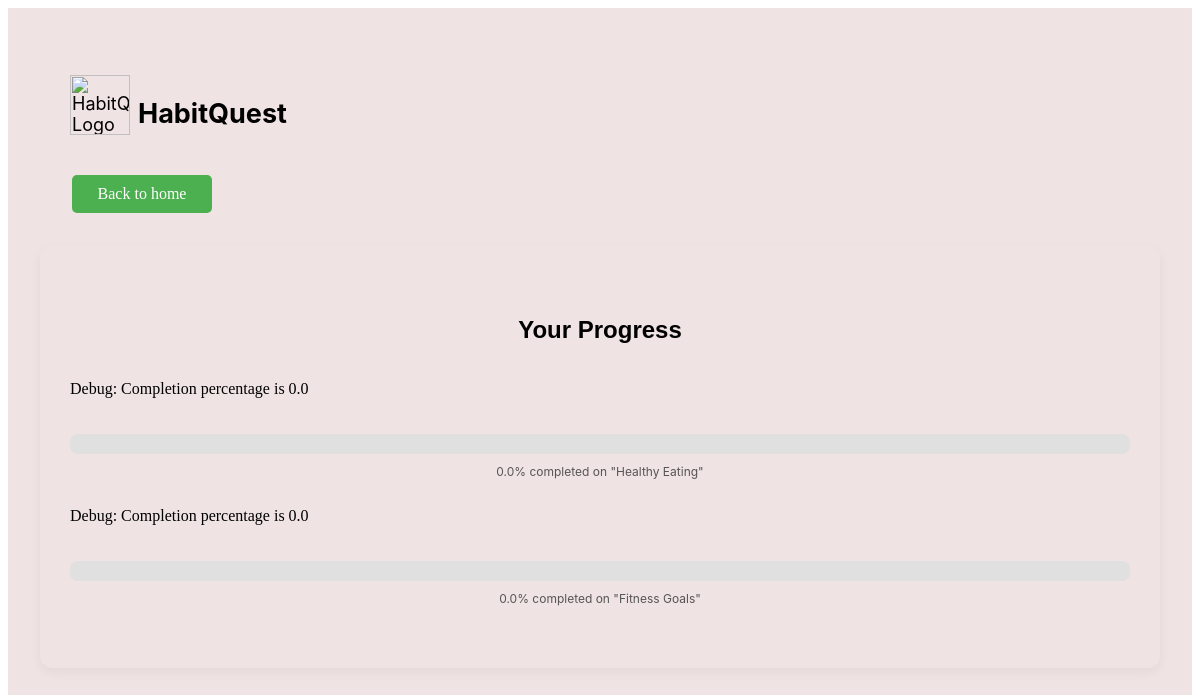
Screenshot of /progress (signed in) with the database file from the repository.
### tables this page shows
CREATE TABLE Habits (
        habit_id INTEGER PRIMARY KEY AUTOINCREMENT,
        user_id INTEGER  NULL,
        habit_name TEXT NOT NULL,
        description TEXT,
        frequency TEXT CHECK(frequency IN ('Daily', 'Weekly')),
        start_date TEXT,
        end_date TEXT,
        status TEXT CHECK(status IN ('Active', 'Inactive')),
        FOREIGN KEY(user_id) REFERENCES Users(user_id) ON DELETE CASCADE
    );

### Main.py (the view)
@app.route('/progress')
def progress():
    if 'user_id' not in session:
        flash('You need to log in first.')
        return redirect(url_for('login'))
    user_id = session['user_id']
    conn = get_db_connection()
    cursor = conn.cursor()
    cursor.execute('''
        SELECT h.habit_id, h.habit_name
        FROM Habits h
        WHERE h.user_id = ?
    ''', (user_id,))
    enrolled_habits = cursor.fetchall()
    progress_data = []
    for habit in enrolled_habits:
        habit_id = habit['habit_id']
        cursor.execute('SELECT COUNT(*) as total_tasks FROM Tasks WHERE habit_id = ? AND user_id = ?', (habit_id, user_id))
        total_tasks = cursor.fetchone()['total_tasks']
        cursor.execute('SELECT COUNT(*) as completed_tasks FROM Tasks WHERE habit_id = ? AND user_id = ? AND status = ?',
                       (habit_id, user_id, 'Completed'))
        completed_tasks = cursor.fetchone()['completed_tasks']
        completion_percentage = (completed_tasks / total_tasks * 100) if total_tasks > 0 else 0
        progress_data.append({
            'habit_name': habit['habit_name'],
            'completion_percentage': completion_percentage
        })
    conn.close()
    return render_template('progress.html', progress_data=progress_data, user=session)

### Main.py (called while the page is built)
def get_db_connection():
    conn = sqlite3.connect('habit_tracker.db')
    conn.row_factory = sqlite3.Row  # To fetch rows as dictionaries
    return conn

### templates/progress.html (shortened to what this page needs)
    <section class="progress-page">
      <header class="logo-container">
        <img src="https://cdn.builder.io/api/v1/image/assets/TEMP/eb1830b5454e0074642c040444e16c8b4efe38cc3a5289983eba32e185b3736b?placeholderIfAbsent=true&apiKey=aa3f52c3f2244f6ca05b5f4f61461c10" alt="HabitQuest Logo" class="logo">
        <h1>HabitQuest</h1>
      </header>
      <br>
      <a href="{{ url_for('index') }}" class="button">Back to home</a>
      <main class="progress-card">
        <h2 class="progress-title">Your Progress</h2>
        {% for course in progress_data %}
        <p>Debug: Completion percentage is {{ course.completion_percentage }}</p>
        <article class="progress-item">
            <div class="progress-bar">
            </div>
            <p class="progress-text">{{ course.completion_percentage | round(2) }}% completed on "{{ course.habit_name }}"</p>
        </article>
    {% endfor %}
        </main>
    </section>

### templates/progress.html (style rules this page uses)
.progress-page { background-color: #f0e3e3; display: flex; flex-direction: column; overflow: hidden; padding: 67px 62px 368px; }
.logo-container { align-self: flex-start; display: flex; gap: 8px; color: #000; font: 400 18px Inter, sans-serif; }
.logo { aspect-ratio: 1.05; object-fit: contain; object-position: center; width: 60px; }
.progress-card { border-radius: 12px; background-color: #f0e3e3; box-shadow: 0 4px 12px rgba(0, 0, 0, 0.05); align-self: center; display: flex; margin-top: 29px; width: 100%; max-width: 1264px; flex-direction: column; padding: 50px 30px; }
.progress-title { color: #000; text-align: center; font: 700 24px Poppins, sans-serif; }
.progress-item { display: flex; margin-top: 20px; width: 100%; flex-direction: column; }
.progress-bar { border-radius: 8px; background-color: #e0e0e0; display: flex; width: 100%; }
.progress-text { margin-top: 10px; color: #555; text-align: center; font: 400 12px Inter, sans-serif; }
.button { background-color: #4CAF50; color: white; padding: 10px 20px; text-align: center; text-decoration: none; display: inline-block; font-size: 16px; margin: 4px 2px; border: none; border-radius: 5px; width: 100px; cursor: pointer; transition: background-color 0.3s; }

### rows the page displays
Habits: completion_percentage "0.0", habit_name "Healthy Eating"
Habits: completion_percentage "0.0", habit_name "Fitness Goals"
